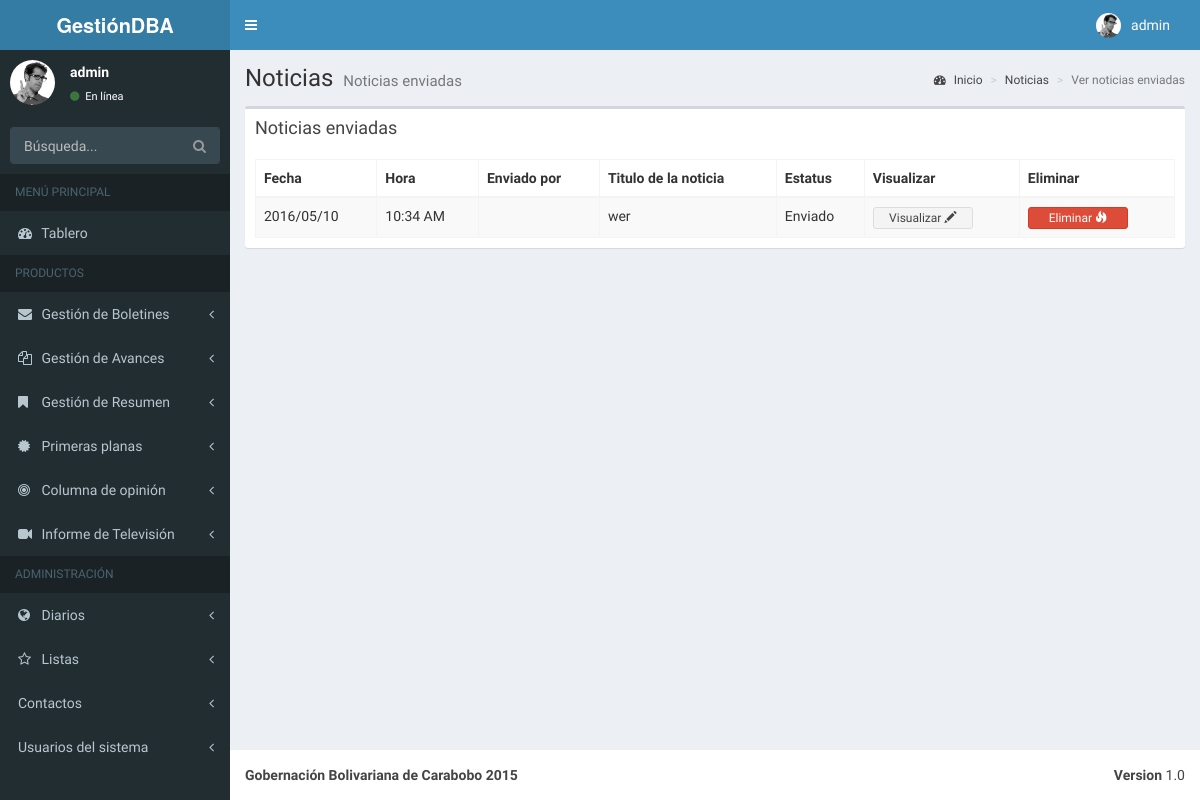
The page /avances/Noticiasver/ (signed in) on the database its author committed.
### BoletinAvances/apps/avances/models.py (models this page shows, shortened)
class Noticias(models.Model):
    avances = models.ForeignKey(Avances, verbose_name='Avances', blank=True, null=True)
    fecha = models.DateField(default=datetime.now, blank=True)
    hora = models.TimeField(auto_now_add=True, blank=True, null=True)
    status = models.CharField(max_length=110, verbose_name='Status', blank=True, null=True)
    enviadopor = models.CharField(max_length=50, verbose_name='Enviado por:')
    titulo_noticia = models.CharField(max_length=500, verbose_name='Titulo')
    antetitulo_noticia = models.CharField(max_length=500, verbose_name='Antetitulo', blank=True)
    enviadopor = models.CharField(max_length=50, verbose_name='Enviado por:')
    noticia = models.TextField(verbose_name='Extracto de la noticia')
    class Meta:
        verbose_name_plural = "Agregar noticias para avances"
        ordering = ('status',)

### BoletinAvances/apps/avances/views.py (the view)
class NoticiasListView(ListView):
    model = Noticias
    queryset = Noticias.objects.order_by('id')
    context_object_name = "Noticias"
    template_name = "Noticias/listaNoticias.html"

### BoletinAvances/templates/Noticias/listaNoticias.html (shortened to what this page needs)
{% extends 'menu/menu.html' %}
{% block content-wrapper %}
{% load static %}
        <section class="content-header">
          <h1>
            Noticias
            <small>Noticias enviadas</small>
          </h1>
          <ol class="breadcrumb">
            <li><a href="#"><i class="fa fa-dashboard"></i> Inicio</a></li>
            <li><a href="#">Noticias</a></li>
            <li class="active">Ver noticias enviadas</li>
          </ol>
        </section>
        <section class="content">
          <div class="row">
            <div class="col-xs-12">
              <div class="box">
                <div class="box-header">
                  <h3 class="box-title">Noticias enviadas</h3>
                </div>
                <div class="box-body">
                  <table id="example1" class="table table-bordered table-striped">
                    <thead>
                      <tr>
                        <th>Fecha</th>
                        <th>Hora</th>
                        <th>Enviado por</th>
                        <th>Titulo de la noticia</th>
                        <th>Estatus</th>
                        <th style="font-weight: bold;">Visualizar</th>
                        <th style="font-weight: bold;">Eliminar</th>
                      </tr>
                    </thead>
                    <tbody>
                      {% for p in Noticias %}
                      <tr>
                        <td>{{ p.fecha|date:"Y/m/d" }}</td>
                        <td>{{ p.hora|date:"h:i A" }}</td>
                        <td>{{ p.enviadopor }}</td>
                        <td>{{ p.titulo_noticia }}</td>
                        <td>{{ p.status }}</td>
                        <td><a href="{% url 'singlenoticias_view' p.id %}"><button style="width:100px" type="button" class="btn btn-default btn-xs">Visualizar <span class="glyphicon glyphicon-pencil"></span></button></a></td>
                        <td><a href="{% url 'avance_delete' p.id %}"><button style="width:100px" type="button" class="btn btn-danger btn-xs">Eliminar <span class="glyphicon glyphicon-fire"></span></button></a></td>
                      </tr>
                      {% endfor %}
                    </tbody>
                  </table>
                </div>
              </div>
            </div>
          </div>
        </section>
{% endblock %}

### BoletinAvances/templates/menu/menu.html (shortened to what this page needs)
{% extends 'base.html' %}
{% block content %}
{% load static %}
    <div class="wrapper">
      <header class="main-header">
        <a href="/tablero/" class="logo"><b>GestiónDBA</b></a>
        <nav class="navbar navbar-static-top" role="navigation">
          <a href="#" class="sidebar-toggle" data-toggle="offcanvas" role="button">
          </a>
          <div class="navbar-custom-menu">
            <ul class="nav navbar-nav">
              <li class="dropdown user user-menu">
                <a href="#" class="dropdown-toggle" data-toggle="dropdown">
                  <img src="../media/AdminLTE-2.0.4/dist/img/user2-160x160.jpg" class="user-image" alt="User Image"/>
                  <span class="hidden-xs">{{ user.username }}</span>
                </a>
              </li>
            </ul>
          </div>
        </nav>
      </header>
      <aside class="main-sidebar">
        <section class="sidebar">
          <div class="user-panel">
            <div class="pull-left image">
              <img src="../media/AdminLTE-2.0.4/dist/img/user2-160x160.jpg" class="img-circle" alt="User Image" />
            </div>
            <div class="pull-left info">
              <p>{{ user.username }}</p>
              <a href="#"><i class="fa fa-circle text-success"></i> En línea</a>
            </div>
          </div>
          <form action="#" method="get" class="sidebar-form">
            <div class="input-group">
              <input type="text" name="q" class="form-control" placeholder="Búsqueda..."/>
              <span class="input-group-btn">
                <button type='submit' name='search' id='search-btn' class="btn btn-flat"><i class="fa fa-search"></i></button>
              </span>
            </div>
          </form>
          <ul class="sidebar-menu">
            <li class="header">MENÚ PRINCIPAL</li>
            <li>
              <a href="/tablero/">
                <i class="fa fa-dashboard"></i> <span>Tablero</span>
              </a>
            </li>
            <li class="header">PRODUCTOS</li>
            <li class="treeview">
              <a href="#">
                <i class="fa fa-envelope"></i> <span>Gestión de Boletines</span>
                <i class="fa fa-angle-left pull-right"></i>
              </a>
            </li>
            <li class="treeview">
              <a href="#">
                <i class="fa fa-files-o"></i> <span>Gestión de Avances</span>
                <i class="fa fa-angle-left pull-right"></i>
              </a>
            </li>
            <li class="treeview">
              <a href="#">
                <i class="fa fa-bookmark"></i> <span>Gestión de Resumen </span>
                <i class="fa fa-angle-left pull-right"></i>
              </a>
            </li>
            <li class="treeview">
              <a href="#">
                <i class="fa fa-certificate"></i> <span>Primeras planas</span>
                <i class="fa fa-angle-left pull-right"></i>
              </a>
            </li>
            <li class="treeview">
              <a href="#">
                <i class="fa fa-bullseye"></i> <span>Columna de opinión</span>
                <i class="fa fa-angle-left pull-right"></i>
              </a>
            </li>
            <li class="treeview">
              <a href="#">
                <i class="fa fa-video-camera"></i> <span>Informe de Televisión</span>
                <i class="fa fa-angle-left pull-right"></i>
              </a>
            </li>
            <li class="header">ADMINISTRACIÓN</li>
            <li class="treeview">
              <a href="#">
                <i class="fa fa-globe"></i> <span>Diarios</span>
                <i class="fa fa-angle-left pull-right"></i>
              </a>
            </li>
            <li class="treeview">
              <a href="#">
                <i class="fa fa-star-o"></i> <span>Listas</span>
                <i class="fa fa-angle-left pull-right"></i>
              </a>
            </li>
            <li class="treeview">
              <a href="#">
                 <span>Contactos</span>
                <i class="fa fa-angle-left pull-right"></i>
              </a>
            </li>
            <li class="treeview">
              <a href="#">
                 <span>Usuarios del sistema</span>
                <i class="fa fa-angle-left pull-right"></i>
              </a>
            </li>
          </ul>
        </section>
      </aside>
      <div id="content-wrapper" class="content-wrapper">
        {% block content-wrapper %}{% endblock content-wrapper %}
      </div>
      <footer class="main-footer">
        <div class="pull-right hidden-xs">
          <b>Version</b> 1.0
        </div>
        <strong>Gobernación Bolivariana de Carabobo 2015</strong>
      </footer>
    </div>
{% endblock content %}

### rows shown on the page
Noticias: fecha "2016/05/10", hora "10:34 AM", titulo_noticia "wer", status "Enviado"

### other values the page prints
{{ user.username }} "admin"
